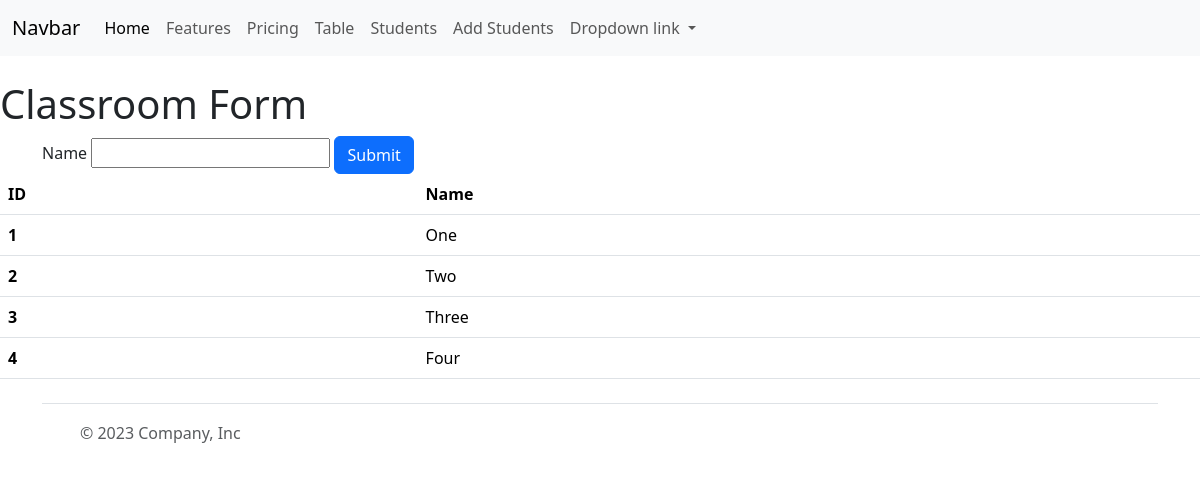
Before: /crud/add-classroom/ with the older database file.
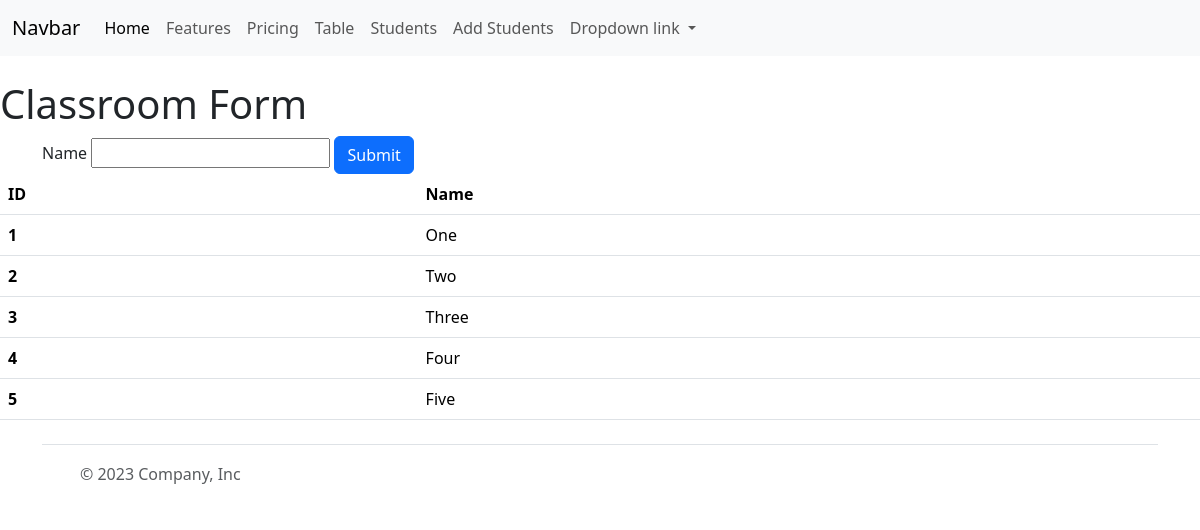
After: the same page with the newer database file.
### myapp/models.py (models this page shows, shortened)
class ClassRoom(models.Model):
    class_name =models.CharField(max_length=20)

### forms/views.py (the view)
# urls.py: path("add-classroom/",add_classroom,name='add_classroom'),
def add_classroom(request):
    classrooms=ClassRoom.objects.all()
    context={'classrooms':classrooms}
    if request.method == 'POST':
        name=request.POST.get("classname") #form ma name=classname haleko xa so classname
        ClassRoom.objects.create(class_name=name)
        return redirect("add_classroom")
    return render(request,'forms/form.html',context=context)

### templates/forms/form.html (shortened to what this page needs)
{% extends 'base.html' %}
{% block content %}
    <br>
    <h1>Classroom Form</h1>
    <div class="container">
        <form method='post' action={% url "add_classroom" %}> {% comment %} method = post le server ma data pathaune kaam garxa ani action le chai submit vayesi typ url ma lagdine kaam garxa{% endcomment %}
            <label for="name">Name</label>
            <input type="text" name='classname'> {% comment %} yo name chai important xa yei name ko use hamile database ma halna lai use garxam {% endcomment %}
            <button type="submit" class="btn btn-primary">Submit</button>
    </div>
    <table class="table">
        <thead>
          <tr>
            <th scope="col">ID</th>
            <th scope="col">Name</th>
          </tr>
        </thead>
        <tbody>
            {% for classroom in classrooms %}
            <tr>
                <th scope="row">{{ classroom.id }}</th>
                <td>{{ classroom.class_name }}</td>
              </tr>
            {% endfor %}
        </tbody>
      </table>
{% endblock content %}

Changed rows visible on the page:
added ClassRoom: id "5", class_name "Five"
